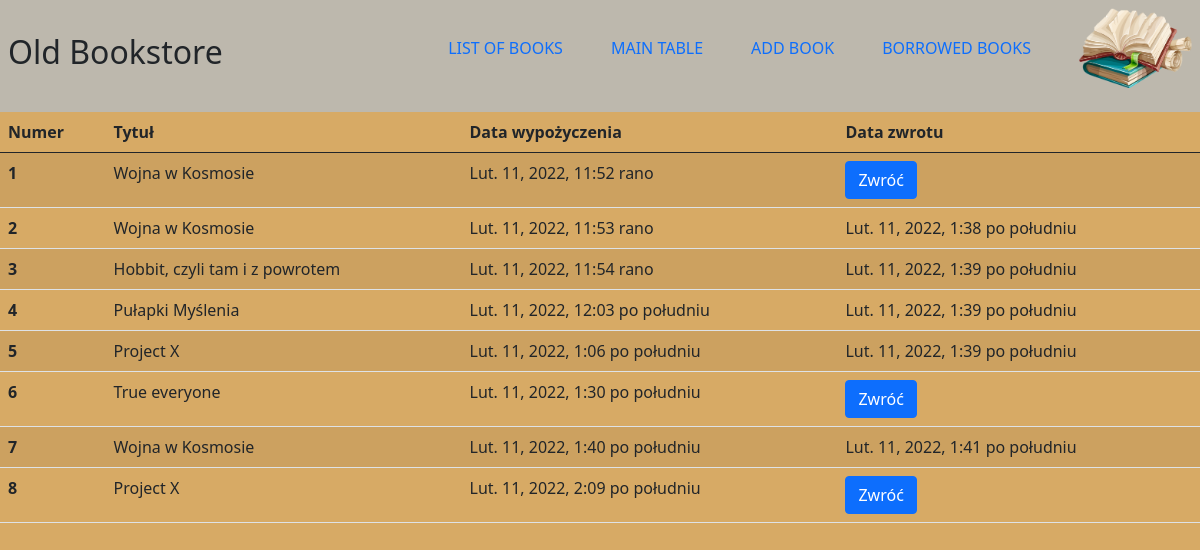
The app's page /books/borrows-list/ (signed in) with its own data.
### books/models.py (models this page shows, shortened)
class Borrow(models.Model):
  book = models.ForeignKey('Book', on_delete=models.CASCADE, related_name='borrows')
  user = models.ForeignKey('auth.User', on_delete=models.CASCADE, related_name='borrows')
  borrow_date = models.DateTimeField(auto_now_add=True)
  return_date = models.DateTimeField(blank=True, null=True)

class Book(Timestamp):
  title = models.CharField(max_length=255)
  description = models.TextField(max_length=1500)
  available = models.BooleanField(default=True)
  publication_year = models.SmallIntegerField(help_text="Please use this format 'YYYY'", blank=True, null=True)
  authors = models.ManyToManyField(Author, related_name="books")
  tags = models.ManyToManyField("tags.Tag", blank=True, related_name="books")
  image = ImageField(upload_to='books/covers/%Y/%m/%d', blank=True, null=True)

### books/views.py (the view)
# urls.py: path('borrows-list/', handle_book_borrows, name='borrows_list'),
def handle_book_borrows(request, book_id=None):
  user = request.user
  if user.is_authenticated:
    if request.method == 'POST':
      if request.POST.get('borrow'):
        book = Book.objects.get(pk=book_id)
        Borrow.objects.create(
          user = user,
          book = book
        )
        book.available = False
        book.save()
        return HttpResponseRedirect(reverse('books:details', args=[book_id]))
      else:
        keys = [key for key in request.POST.keys() if key.startswith('book_')]
        key = int(keys[0].split('_')[1])
        book = Book.objects.get(id=key)
        borrow = Borrow.objects.filter(user=user, book=book).last()
        if not borrow.return_date:
          borrow.return_date = timezone.now()
          borrow.save()
          book.available = True
          book.save()
        return HttpResponseRedirect(reverse('books:borrows_list'))
    else:
      borrows = Borrow.objects.filter(user=user)
      return render(request, 'books/borrows_list.html', {'borrows': borrows})
  else:
     return HttpResponseRedirect(reverse('books:list'))

### books/templates/books/borrows_list.html (shortened to what this page needs)
{% extends "books/layout.html" %}
{% block body %}
<table class="table table-striped">
  <thead>
    <tr>
      <th scope="col">Numer</th>
      <th scope="col">Tytuł</th>
      <th scope="col">Data wypożyczenia</th>
      <th scope="col">Data zwrotu</th>
    </tr>
  </thead>
  <tbody>
    {% for borrow in borrows %}
      <form action="{% url 'books:borrows_list' %}" method="post">
      <tr>
        <th scope="row">{{ forloop.counter }}</th>
        <td>{{ borrow.book.title }}</td>
        <td>{{ borrow.borrow_date }}</td>
        <td>
          {% if borrow.return_date %}
            {{ borrow.return_date }}
          {% else %}
            <button type="submit" name="book_{{ borrow.book.id }}" class="btn btn-primary">Zwróć</button>
          {% endif %}
        </td>
      </tr>
      </form>
    {% endfor %}
  </tbody>
</table
{% endblock %}

### books/static/books/css/style.css (style rules this page uses)
*, *::before, *::after { margin: 0; padding: 0; box-sizing: border-box; }
body { background-color: #d7aa65; }

### records on screen
Borrow: book "Wojna w Kosmosie", borrow_date "Lut. 11, 2022, 11:52 rano"
Borrow: book "Wojna w Kosmosie", borrow_date "Lut. 11, 2022, 11:53 rano", return_date "Lut. 11, 2022, 1:38 po południu"
Borrow: book "Hobbit, czyli tam i z powrotem", borrow_date "Lut. 11, 2022, 11:54 rano", return_date "Lut. 11, 2022, 1:39 po południu"
Borrow: book "Pułapki Myślenia", borrow_date "Lut. 11, 2022, 12:03 po południu", return_date "Lut. 11, 2022, 1:39 po południu"
Borrow: book "Project X", borrow_date "Lut. 11, 2022, 1:06 po południu", return_date "Lut. 11, 2022, 1:39 po południu"
Borrow: book "True everyone", borrow_date "Lut. 11, 2022, 1:30 po południu"
Borrow: book "Wojna w Kosmosie", borrow_date "Lut. 11, 2022, 1:40 po południu", return_date "Lut. 11, 2022, 1:41 po południu"
Borrow: book "Project X", borrow_date "Lut. 11, 2022, 2:09 po południu"
